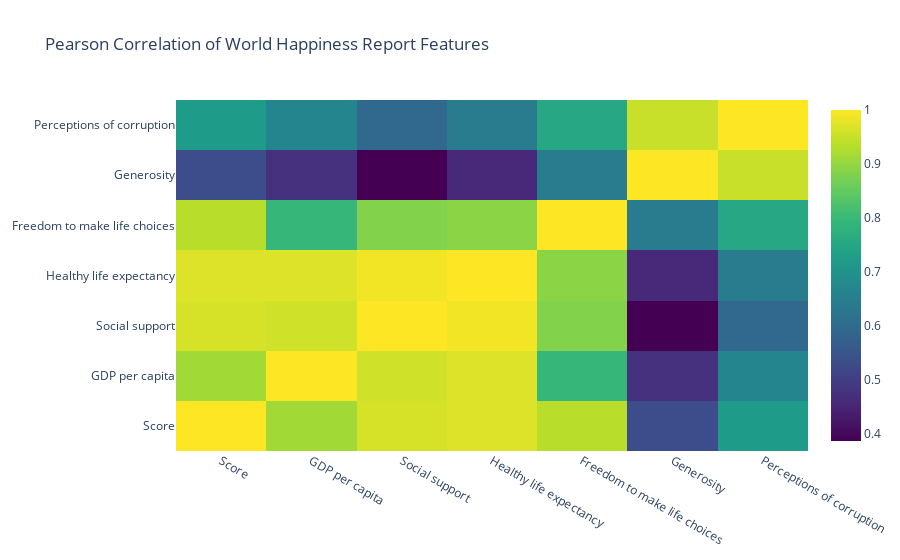

The cell this chart's notebook holds for it:
### Code cell
# Membuat heatmap untuk melihat korelasi antar variabel terhadap score
heatmap = go.Heatmap(
    z = df_happiness.corr().values,
    x = df_happiness.columns.values[1:],
    y = df_happiness.columns.values[1:],
    colorscale = 'Viridis',
    reversescale = False,
    opacity = 1.0
)

layout = go.Layout(
    title = 'Pearson Correlation of World Happiness Report Features',
    xaxis = dict(ticks='', nticks=36),
    yaxis = dict(ticks=''),
)

fig = go.Figure(data=heatmap, layout=layout)
fig.show()

### Figure 1 — Plotly figure (JSON) as saved in the notebook; plotly's stock layout.template omitted (floating-point values rounded to 4 significant figures)
{"data": [{"colorscale": [[0, "#440154"], [0.1111, "#482878"], [0.2222, "#3e4989"], [0.3333, "#31688e"], [0.4444, "#26828e"], [0.5556, "#1f9e89"], [0.6667, "#35b779"], [0.7778, "#6ece58"], [0.8889, "#b5de2b"], [1, "#fde725"]], "opacity": 1, "reversescale": false, "type": "heatmap", "x": ["Score", "GDP per capita", "Social support", "Healthy life expectancy", "Freedom to make life choices", "Generosity", "Perceptions of corruption"], "y": ["Score", "GDP per capita", "Social support", "Healthy life expectancy", "Freedom to make life choices", "Generosity", "Perceptions of corruption"], "z": [[1, 0.913, 0.9624, 0.9699, 0.935, 0.531, 0.7238], [0.913, 1, 0.9571, 0.9696, 0.7968, 0.4745, 0.6662], [0.9624, 0.9571, 1, 0.9885, 0.8827, 0.3875, 0.5946], [0.9699, 0.9696, 0.9885, 1, 0.8912, 0.4557, 0.6428], [0.935, 0.7968, 0.8827, 0.8912, 1, 0.6444, 0.7512], [0.531, 0.4745, 0.3875, 0.4557, 0.6444, 1, 0.9501], [0.7238, 0.6662, 0.5946, 0.6428, 0.7512, 0.9501, 1]]}], "layout": {"title": {"text": "Pearson Correlation of World Happiness Report Features"}, "xaxis": {"nticks": 36, "ticks": ""}, "yaxis": {"ticks": ""}}}
